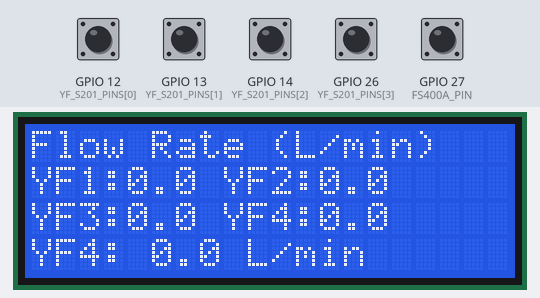
Simulated run of this sketch. Board: ESP32. Shown: 20×4 character LCD. The test bench sets the inputs (shaded band); at power-on: GPIO 12 (YF_S201_PINS[0]), GPIO 13 (YF_S201_PINS[1]), GPIO 14 (YF_S201_PINS[2]), GPIO 26 (YF_S201_PINS[3]), GPIO 27 (FS400A_PIN) HIGH. What the sketch prints to the serial monitor is not drawn.

Above: at 2.3 s.
2.4 s: GPIO 12 (YF_S201_PINS[0]) pulled LOW for 0.15 s
At 3.8 s:
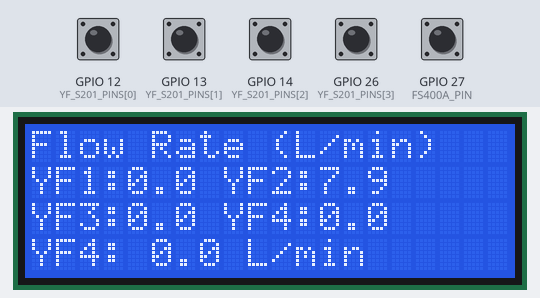
5.5 s: GPIO 13 (YF_S201_PINS[1]) pulled LOW for 0.15 s
At 6.7 s:
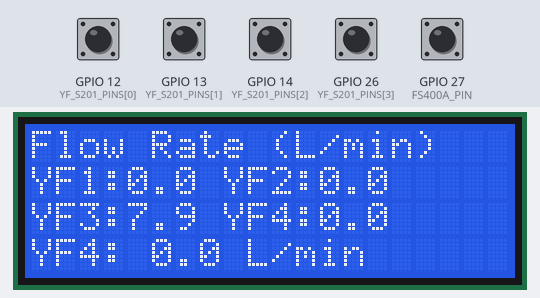
8.6 s: GPIO 14 (YF_S201_PINS[2]) pulled LOW for 0.15 s
At 9.7 s:
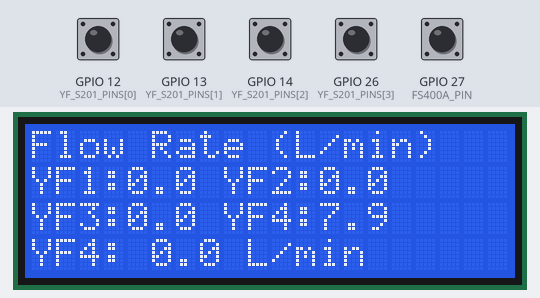
11.7 s: GPIO 26 (YF_S201_PINS[3]) pulled LOW for 0.15 s
At 12.7 s:
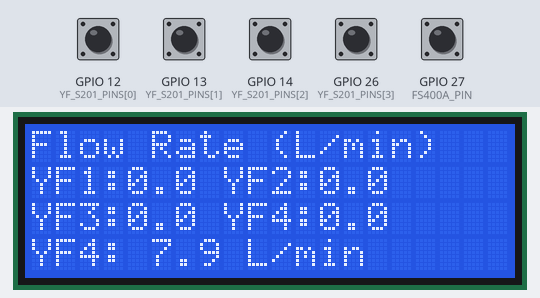
14.8 s: GPIO 27 (FS400A_PIN) pulled LOW for 0.15 s
At 16.7 s:
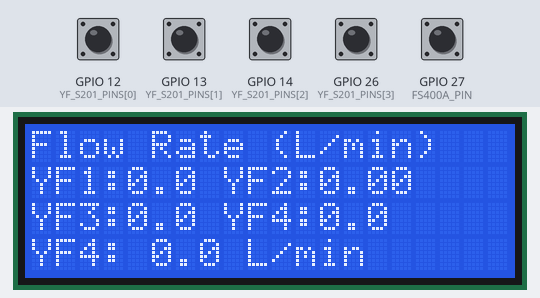
17.9 s: GPIO 27 (FS400A_PIN) pulled LOW for 1 s
At 19.3 s:
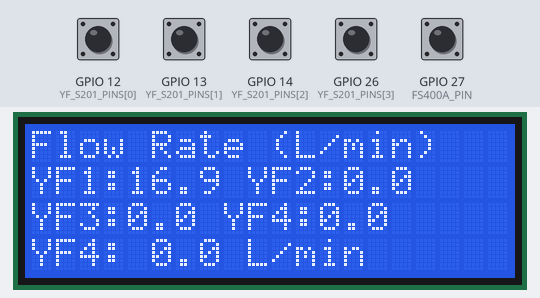
Timing chart, 0 to 20.4 s (numbered marks = the images above; inputs shaded):
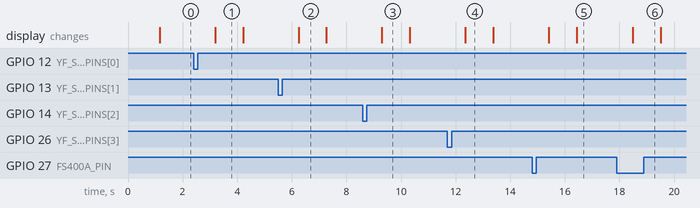

The sketch:

5_Flow_Meter.ino
```cpp
/*
 * ESP32 Multiple Flow Sensor Interface with I2C LCD Display
 * - 4x YF-S201 flow sensors
 * - 1x FS400A flow sensor
 * - 20x4 I2C LCD display
 */

#include <Wire.h>
#include <LiquidCrystal_I2C.h>

// LCD Configuration
LiquidCrystal_I2C lcd(0x27, 20, 4);  // I2C address 0x27, 20 characters, 4 rows

// Flow Sensor Pin Configuration
const int YF_S201_PINS[4] = { 12, 13, 14, 26 };  // GPIO pins for YF-S201 sensors
const int FS400A_PIN = 27;                       // GPIO pin for FS400A sensor

// Flow Sensor Calibration Factors
// YF-S201: Typical factor is 7.5 (pulses per liter)
const float YF_S201_FACTOR = 7.5;
// FS400A: Typical factor is 3.5 (pulses per liter)
const float FS400A_FACTOR = 3.5;

// Variables to store flow data
volatile int flowPulses[5] = { 0, 0, 0, 0, 0 };
float flowRate[5] = { 0.0, 0.0, 0.0, 0.0, 0.0 };  // in liters per minute
unsigned long oldTime = 0;

// Interrupt Service Routines for each flow sensor
void IRAM_ATTR flowISR0() {
  flowPulses[0]++;
}
void IRAM_ATTR flowISR1() {
  flowPulses[1]++;
}
void IRAM_ATTR flowISR2() {
  flowPulses[2]++;
}
void IRAM_ATTR flowISR3() {
  flowPulses[3]++;
}
void IRAM_ATTR flowISR4() {
  flowPulses[4]++;
}

void setup() {
  Serial.begin(115200);

  // Initialize LCD
  lcd.init();
  lcd.backlight();
  lcd.clear();
  lcd.setCursor(0, 0);
  lcd.print("Flow Sensor System");
  lcd.setCursor(0, 1);
  lcd.print("Initializing...");

  // Initialize YF-S201 flow sensor pins
  for (int i = 0; i < 4; i++) {
    pinMode(YF_S201_PINS[i], INPUT_PULLUP);
  }

  // Initialize FS400A flow sensor pin
  pinMode(FS400A_PIN, INPUT_PULLUP);

  // Attach interrupts to flow sensor pins
  attachInterrupt(digitalPinToInterrupt(YF_S201_PINS[0]), flowISR0, FALLING);
  attachInterrupt(digitalPinToInterrupt(YF_S201_PINS[1]), flowISR1, FALLING);
  attachInterrupt(digitalPinToInterrupt(YF_S201_PINS[2]), flowISR2, FALLING);
  attachInterrupt(digitalPinToInterrupt(YF_S201_PINS[3]), flowISR3, FALLING);
  attachInterrupt(digitalPinToInterrupt(FS400A_PIN), flowISR4, FALLING);

  delay(1000);
  lcd.clear();

  // Display header
  lcd.setCursor(0, 0);
  lcd.print("Flow Rate (L/min)");
  oldTime = millis();
}

void loop() {
  // Calculate flow rate every second
  if ((millis() - oldTime) > 1000) {  // Update every second
    // Disable interrupts temporarily while calculating
    detachInterrupt(digitalPinToInterrupt(YF_S201_PINS[0]));
    detachInterrupt(digitalPinToInterrupt(YF_S201_PINS[1]));
    detachInterrupt(digitalPinToInterrupt(YF_S201_PINS[2]));
    detachInterrupt(digitalPinToInterrupt(YF_S201_PINS[3]));
    detachInterrupt(digitalPinToInterrupt(FS400A_PIN));

    // Calculate time elapsed in seconds
    float timeElapsed = (millis() - oldTime) / 1000.0;

    // Calculate flow rates for YF-S201 sensors
    for (int i = 0; i < 4; i++) {
      // Convert pulses to liters per minute
      flowRate[i] = (flowPulses[i] / YF_S201_FACTOR / timeElapsed) * 60;
      flowPulses[i] = 0;  // Reset pulse counter
    }

    // Calculate flow rate for FS400A sensor
    flowRate[4] = (flowPulses[4] / FS400A_FACTOR / timeElapsed) * 60;
    flowPulses[4] = 0;  // Reset pulse counter

    // Update display


    // Re-enable interrupts
    attachInterrupt(digitalPinToInterrupt(YF_S201_PINS[0]), flowISR0, FALLING);
    attachInterrupt(digitalPinToInterrupt(YF_S201_PINS[1]), flowISR1, FALLING);
    attachInterrupt(digitalPinToInterrupt(YF_S201_PINS[2]), flowISR2, FALLING);
    attachInterrupt(digitalPinToInterrupt(YF_S201_PINS[3]), flowISR3, FALLING);
    attachInterrupt(digitalPinToInterrupt(FS400A_PIN), flowISR4, FALLING);

    oldTime = millis();  // Reset timer
  }
  updateDisplay();
}

// Function to update LCD display with flow rates
void updateDisplay() {
  // Update YF-S201 flow rates (Line 1-2)
  lcd.setCursor(0, 1);
  lcd.print("YF1:");
  lcd.print(flowRate[4], 1);
  lcd.print(" YF2:");
  lcd.print(flowRate[0], 1);

  lcd.setCursor(0, 2);
  lcd.print("YF3:");
  lcd.print(flowRate[1], 1);
  lcd.print(" YF4:");
  lcd.print(flowRate[2], 1);

  // Update FS400A flow rate (Line 3)
  lcd.setCursor(0, 3);
  lcd.print("YF4: ");
  lcd.print(flowRate[3], 1);
  lcd.print(" L/min");

  // Also output to serial for debugging
  Serial.println("Flow Rates (L/min):");
  for (int i = 0; i < 4; i++) {
    Serial.print("YF-S201 #");
    Serial.print(i + 1);
    Serial.print(": ");
    Serial.println(flowRate[i]);
  }
  Serial.print("FS400A: ");
  Serial.println(flowRate[4]);
  Serial.println();
}
```

Measured:
- after the input at 2.4 s, the display: changes after 0.80 s (image 1)
- after the input at 5.5 s, the display: changes after 0.75 s (image 2)
- after the input at 8.6 s, the display: changes after 0.70 s (image 3)
- after the input at 11.7 s, the display: changes after 0.65 s (image 4)
- after the input at 14.8 s, the display: first changes after 0.61 s (image 5 shows a later state)
- after the input at 17.9 s, the display: changes after 0.58 s (image 6)
- what the display in image 1 shows lasts 1.0 s, from 3.2 s to 4.2 s
